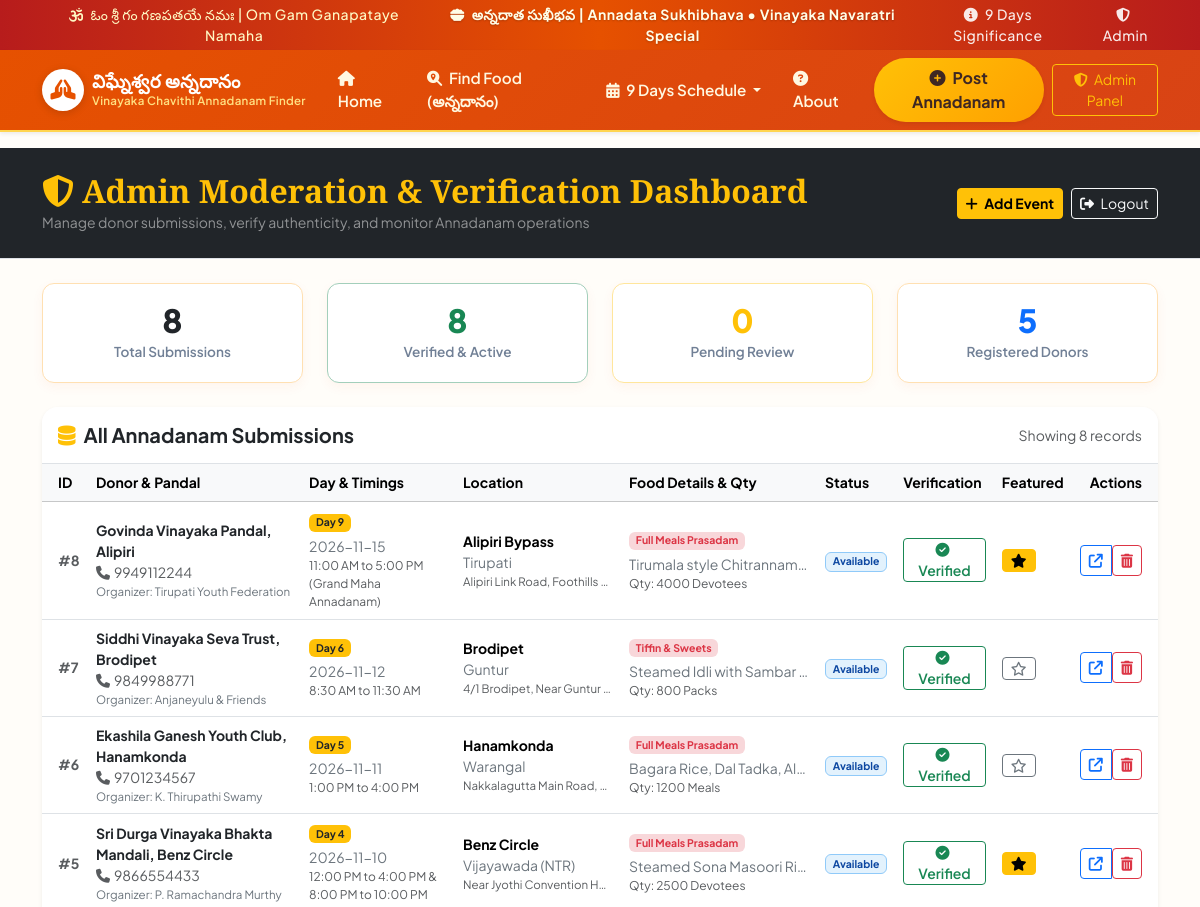
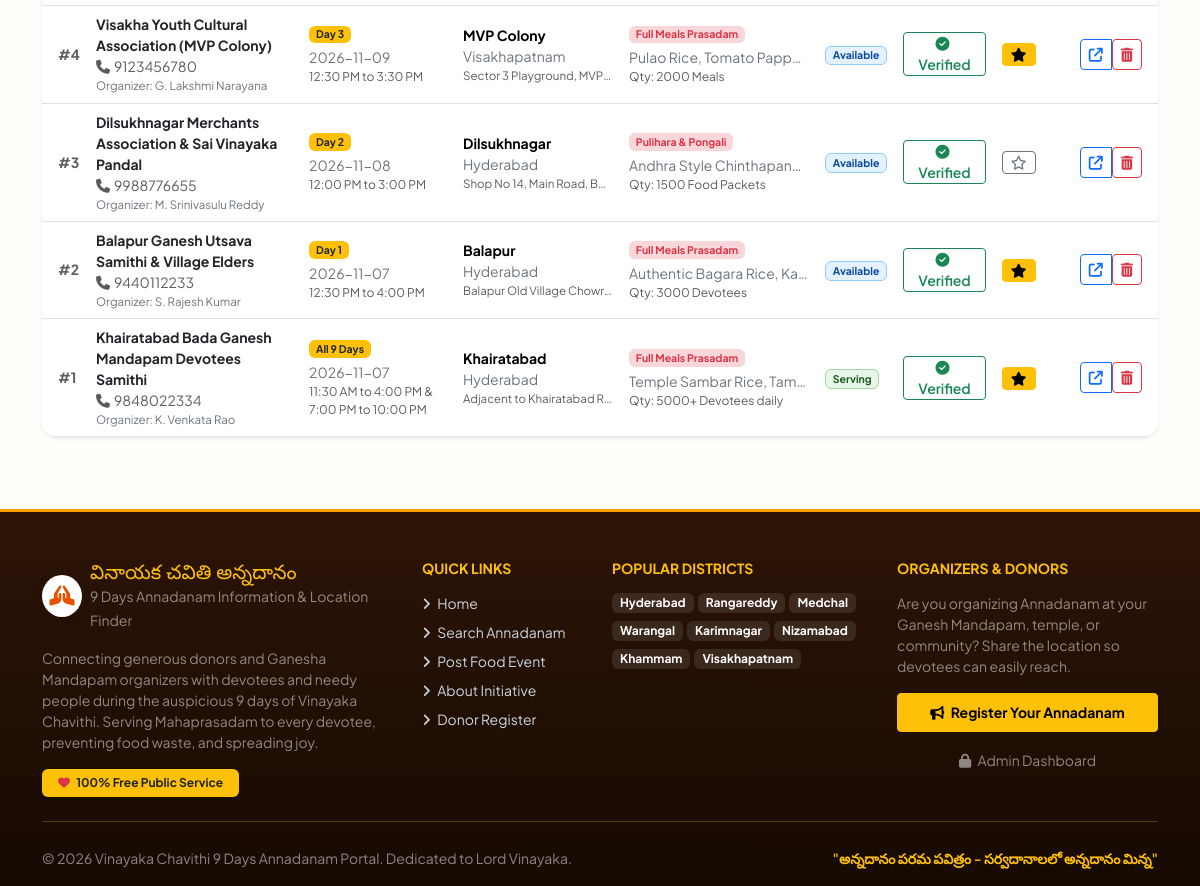
Screenshot of /admin/dashboard (signed in) with the database file from the repository (2 pictures, top to bottom).
### models.py (models this page shows, shortened)
class AnnadanamEvent(db.Model):
    __tablename__ = 'annadanam_events'
    id = db.Column(db.Integer, primary_key=True)
    donor_id = db.Column(db.Integer, db.ForeignKey('donors.id'), nullable=True)
    donor_name = db.Column(db.String(100), nullable=False)
    mobile_number = db.Column(db.String(15), nullable=False, index=True)
    whatsapp_number = db.Column(db.String(15), nullable=True)
    organization_pandal = db.Column(db.String(150), nullable=True) # e.g. "Balaji Nagar Ganesh Youth Club"
    food_category = db.Column(db.String(50), default="Full Meals Prasadam") # Full Meals, Pulihara & Pongali, Sweets, etc.
    food_details = db.Column(db.Text, nullable=False) # e.g. "Sambar Rice, Curd Rice, Bellam Pongali, Laddu, Banana"
    available_quantity = db.Column(db.String(100), nullable=False) # e.g. "500 Plates", "1000 Devotees", "Unlimited"
    special_notes = db.Column(db.String(255), nullable=True) # e.g. "Seating dining available, clean drinking water provided"
    festival_day = db.Column(db.String(20), nullable=False, default="Day 1") # Day 1 to Day 9 or All 9 Days
    event_date = db.Column(db.String(20), nullable=False) # YYYY-MM-DD
    distribution_timings = db.Column(db.String(100), nullable=False) # e.g. "12:30 PM - 3:30 PM & 7:30 PM - 9:30 PM"
    state = db.Column(db.String(50), default="Telangana")
    district = db.Column(db.String(100), nullable=False, index=True) # e.g. Hyderabad, Visakhapatnam, Vijayawada
    village_mandal = db.Column(db.String(100), nullable=False, index=True) # e.g. Dilsukhnagar, Gajuwaka, Benz Circle
    complete_address = db.Column(db.Text, nullable=False)
    landmark = db.Column(db.String(150), nullable=True)
    google_maps_url = db.Column(db.String(500), nullable=True)
    latitude = db.Column(db.Float, nullable=True)
    longitude = db.Column(db.Float, nullable=True)
    status = db.Column(db.String(30), default="Available") # Available, Serving Now, Exhausted, Completed
    is_verified = db.Column(db.Boolean, default=True) # Default True for instant visibility, can be toggled by Admin
    is_featured = db.Column(db.Boolean, default=False)
    views_count = db.Column(db.Integer, default=0)
    created_at = db.Column(db.DateTime, default=datetime.utcnow)
    updated_at = db.Column(db.DateTime, default=datetime.utcnow, onupdate=datetime.utcnow)

### app.py (the view)
@app.route('/admin/dashboard')
@admin_required
def admin_dashboard():
    total_events = AnnadanamEvent.query.count()
    verified_events = AnnadanamEvent.query.filter_by(is_verified=True).count()
    pending_events = AnnadanamEvent.query.filter_by(is_verified=False).count()
    total_donors = Donor.query.count()
    all_events = AnnadanamEvent.query.order_by(AnnadanamEvent.id.desc()).all()
    return render_template(
        'admin/dashboard.html',
        total_events=total_events,
        verified_events=verified_events,
        pending_events=pending_events,
        total_donors=total_donors,
        events=all_events
    )

### app.py (called while the page is built)
def admin_required(f):
    @wraps(f)
    def decorated_function(*args, **kwargs):
        if 'admin_id' not in session:
            flash('Please log in with admin credentials to access the admin dashboard.', 'warning')
            return redirect(url_for('admin_login', next=request.url))
        return f(*args, **kwargs)
    return decorated_function

### templates/admin/dashboard.html (shortened to what this page needs)
{% extends 'base.html' %}
{% block content %}
<div class="py-4 bg-dark text-white border-bottom">
    <div class="container">
        <div class="d-flex flex-wrap justify-content-between align-items-center gap-2">
            <div>
                <h2 class="cinzel-font fw-bold text-warning mb-0">
                    <i class="fa-solid fa-shield-halved me-2"></i>Admin Moderation & Verification Dashboard
                </h2>
                <span class="text-white-50 small">Manage donor submissions, verify authenticity, and monitor Annadanam operations</span>
            </div>
            <div class="d-flex gap-2">
                <a href="{{ url_for('submit_annadanam') }}" class="btn btn-warning btn-sm fw-bold">
                    <i class="fa-solid fa-plus me-1"></i> Add Event
                </a>
                <a href="{{ url_for('admin_logout') }}" class="btn btn-outline-light btn-sm">
                    <i class="fa-solid fa-right-from-bracket me-1"></i> Logout
                </a>
            </div>
        </div>
    </div>
</div>
<div class="container py-4">
    <div class="row g-4 mb-4">
        <div class="col-md-3">
            <div class="stat-box">
                <div class="stat-num text-dark">{{ total_events }}</div>
                <div class="stat-label">Total Submissions</div>
            </div>
        </div>
        <div class="col-md-3">
            <div class="stat-box border-success-subtle">
                <div class="stat-num text-success">{{ verified_events }}</div>
                <div class="stat-label">Verified & Active</div>
            </div>
        </div>
        <div class="col-md-3">
            <div class="stat-box border-warning-subtle">
                <div class="stat-num text-warning">{{ pending_events }}</div>
                <div class="stat-label">Pending Review</div>
            </div>
        </div>
        <div class="col-md-3">
            <div class="stat-box">
                <div class="stat-num text-primary">{{ total_donors }}</div>
                <div class="stat-label">Registered Donors</div>
            </div>
        </div>
    </div>
    <div class="card border-0 shadow-sm rounded-4 overflow-hidden">
        <div class="card-header bg-white py-3 d-flex justify-content-between align-items-center border-bottom">
            <h5 class="fw-bold mb-0 text-dark">
                <i class="fa-solid fa-database text-warning me-2"></i>All Annadanam Submissions
            </h5>
            <span class="small text-muted">Showing {{ events|length }} records</span>
        </div>
        <div class="card-body p-0">
            {% if events %}
            <div class="table-responsive">
                <table class="table table-hover align-middle mb-0 small">
                    <thead class="table-light text-secondary">
                        <tr>
                            <th class="ps-3">ID</th>
                            <th>Donor & Pandal</th>
                            <th>Day & Timings</th>
                            <th>Location</th>
                            <th>Food Details & Qty</th>
                            <th>Status</th>
                            <th>Verification</th>
                            <th>Featured</th>
                            <th class="text-end pe-3">Actions</th>
                        </tr>
                    </thead>
                    <tbody>
                        {% for ev in events %}
                        <tr>
                            <td class="ps-3 fw-bold text-muted">#{{ ev.id }}</td>
                            <td>
                                <strong class="text-dark d-block">{{ ev.organization_pandal or ev.donor_name }}</strong>
                                <span class="text-muted"><i class="fa-solid fa-phone me-1"></i>{{ ev.mobile_number }}</span>
                                {% if ev.donor_name != ev.organization_pandal %}
                                <div class="text-secondary" style="font-size: 0.72rem;">Organizer: {{ ev.donor_name }}</div>
                                {% endif %}
                            </td>
                            <td>
                                <span class="badge bg-warning text-dark mb-1">{{ ev.festival_day }}</span>
                                <div class="text-secondary">{{ ev.event_date }}</div>
                                <div class="text-muted" style="font-size: 0.75rem;">{{ ev.distribution_timings }}</div>
                            </td>
                            <td>
                                <strong class="d-block">{{ ev.village_mandal }}</strong>
                                <span class="text-secondary">{{ ev.district }}</span>
                                <div class="text-muted text-truncate" style="max-width: 150px; font-size: 0.72rem;">{{ ev.complete_address }}</div>
                            </td>
                            <td>
                                <span class="badge bg-danger-subtle text-danger mb-1">{{ ev.food_category }}</span>
                                <div class="text-truncate text-secondary" style="max-width: 180px;">{{ ev.food_details }}</div>
                                <div class="text-muted" style="font-size: 0.75rem;">Qty: {{ ev.available_quantity }}</div>
                            </td>
                            <td>
                                {% if ev.status == 'Serving Now' %}
                                <span class="badge badge-status-serving">Serving</span>
                                {% elif ev.status == 'Available' %}
                                <span class="badge badge-status-available">Available</span>
                                {% else %}
                                <span class="badge badge-status-exhausted">{{ ev.status }}</span>
                                {% endif %}
                            </td>
                            <td>
                                <form action="{{ url_for('admin_toggle_verify', event_id=ev.id) }}" method="POST">
                                    {% if ev.is_verified %}
                                    <button type="submit" class="btn btn-sm btn-outline-success py-0 px-2 fw-semibold" title="Click to Unverify">
                                        <i class="fa-solid fa-circle-check me-1"></i> Verified
                                    </button>
                                    {% else %}
                                    <button type="submit" class="btn btn-sm btn-outline-warning py-0 px-2 fw-semibold" title="Click to Approve">
                                        <i class="fa-solid fa-clock me-1"></i> Pending
                                    </button>
                                    {% endif %}
                                </form>
                            </td>
                            <td>
                                <form action="{{ url_for('admin_toggle_feature', event_id=ev.id) }}" method="POST">
                                    {% if ev.is_featured %}
                                    <button type="submit" class="btn btn-sm btn-warning py-0 px-2" title="Featured on Home">
                                        <i class="fa-solid fa-star"></i>
                                    </button>
                                    {% else %}
                                    <button type="submit" class="btn btn-sm btn-outline-secondary py-0 px-2" title="Mark as Featured">
                                        <i class="fa-regular fa-star"></i>
                                    </button>
                                    {% endif %}
                                </form>
                            </td>
                            <td class="text-end pe-3">
                                <div class="btn-group">
                                    <a href="{{ url_for('event_detail', event_id=ev.id) }}" target="_blank" class="btn btn-sm btn-outline-primary" title="View details">
                                        <i class="fa-solid fa-arrow-up-right-from-square"></i>
                                    </a>
                                    <form action="{{ url_for('admin_delete_event', event_id=ev.id) }}" method="POST" onsubmit="return confirm('Are you sure you want to delete Event #{{ ev.id }}?');" class="d-inline">
                                        <button type="submit" class="btn btn-sm btn-outline-danger" title="Delete">
                                            <i class="fa-solid fa-trash-can"></i>
                                        </button>
                                    </form>
                                </div>
                            </td>
                        </tr>
                        {% endfor %}
                    </tbody>
                </table>
            </div>
            {% else %}
            <div class="p-4 text-center text-muted">
                No events currently in the system.
            </div>
            {% endif %}
        </div>
    </div>
</div>
{% endblock %}

### static/css/style.css (style rules this page uses)
:root { --primary-saffron: #E65100; --primary-orange: #FF6F00; --primary-amber: #FFA000; --primary-gold: #FFD54F; --festive-crimson: #B71C1C; --festive-maroon: #4A148C; --dark-bg: #1A120B; --card-shadow: 0 8px 24px rgba(230, 81, 0, 0.08); --card-shadow-hover: 0 16px 32px rgba(230, 81, 0, 0.16); --border-radius: 12px; }
body { font-family: 'Plus Jakarta Sans', -apple-system, BlinkMacSystemFont, "Segoe UI", Roboto, sans-serif; background-color: #FFFDF9; color: #2D3748; overflow-x: hidden; }
.cinzel-font { font-family: 'Cinzel', serif; }
.badge-status-serving { background-color: #E8F5E9; color: #1B5E20; border: 1px solid #A5D6A7; font-weight: 700; }
.badge-status-available { background-color: #E3F2FD; color: #0D47A1; border: 1px solid #90CAF9; font-weight: 700; }
.stat-box { background: #FFF; border: 1px solid #FFE0B2; border-radius: var(--border-radius); padding: 1.25rem 1rem; text-align: center; box-shadow: 0 4px 12px rgba(230, 81, 0, 0.05); }
.stat-box .stat-num { font-size: 2rem; font-weight: 800; color: #E65100; line-height: 1; }
.stat-box .stat-label { font-size: 0.85rem; color: #718096; font-weight: 600; margin-top: 0.35rem; }

### rows the page displays
AnnadanamEvent: id "8", organization_pandal "Govinda Vinayaka Pandal, Alipiri", mobile_number "9949112244", donor_name "Tirupati Youth Federation", festival_day "Day 9", event_date "2026-11-15", distribution_timings "11:00 AM to 5:00 PM (Grand Maha Annadanam)", village_mandal "Alipiri Bypass", district "Tirupati", complete_address "Alipiri Link Road, Foothills…", food_category "Full Meals Prasadam", food_details "Tirumala style Chitrannam…", available_quantity "4000 Devotees", status "Available", is_verified True (drawn), is_featured True (drawn)
AnnadanamEvent: id "7", organization_pandal "Siddhi Vinayaka Seva Trust, Brodipet", mobile_number "9849988771", donor_name "Anjaneyulu & Friends", festival_day "Day 6", event_date "2026-11-12", distribution_timings "8:30 AM to 11:30 AM", village_mandal "Brodipet", district "Guntur", complete_address "4/1 Brodipet, Near Guntur…", food_category "Tiffin & Sweets", food_details "Steamed Idli with Sambar…", available_quantity "800 Packs", status "Available", is_verified True (drawn), is_featured False (drawn)
AnnadanamEvent: id "6", organization_pandal "Ekashila Ganesh Youth Club, Hanamkonda", mobile_number "9701234567", donor_name "K. Thirupathi Swamy", festival_day "Day 5", event_date "2026-11-11", distribution_timings "1:00 PM to 4:00 PM", village_mandal "Hanamkonda", district "Warangal", complete_address "Nakkalagutta Main Road,…", food_category "Full Meals Prasadam", food_details "Bagara Rice, Dal Tadka, Al…", available_quantity "1200 Meals", status "Available", is_verified True (drawn), is_featured False (drawn)
AnnadanamEvent: id "5", organization_pandal "Sri Durga Vinayaka Bhakta Mandali, Benz Circle", mobile_number "9866554433", donor_name "P. Ramachandra Murthy", festival_day "Day 4", event_date "2026-11-10", distribution_timings "12:00 PM to 4:00 PM & 8:00 PM to 10:00 PM", village_mandal "Benz Circle", district "Vijayawada (NTR)", complete_address "Near Jyothi Convention H…", food_category "Full Meals Prasadam", food_details "Steamed Sona Masoori Ri…", available_quantity "2500 Devotees", status "Available", is_verified True (drawn), is_featured True (drawn)
AnnadanamEvent: id "4", organization_pandal "Visakha Youth Cultural Association (MVP Colony)", mobile_number "9123456780", donor_name "G. Lakshmi Narayana", festival_day "Day 3", event_date "2026-11-09", distribution_timings "12:30 PM to 3:30 PM", village_mandal "MVP Colony", district "Visakhapatnam", complete_address "Sector 3 Playground, MVP…", food_category "Full Meals Prasadam", food_details "Pulao Rice, Tomato Papp…", available_quantity "2000 Meals", status "Available", is_verified True (drawn), is_featured True (drawn)
AnnadanamEvent: id "3", organization_pandal "Dilsukhnagar Merchants Association & Sai Vinayaka Pandal", mobile_number "9988776655", donor_name "M. Srinivasulu Reddy", festival_day "Day 2", event_date "2026-11-08", distribution_timings "12:00 PM to 3:00 PM", village_mandal "Dilsukhnagar", district "Hyderabad", complete_address "Shop No 14, Main Road, B…", food_category "Pulihara & Pongali", food_details "Andhra Style Chinthapan…", available_quantity "1500 Food Packets", status "Available", is_verified True (drawn), is_featured False (drawn)
AnnadanamEvent: id "2", organization_pandal "Balapur Ganesh Utsava Samithi & Village Elders", mobile_number "9440112233", donor_name "S. Rajesh Kumar", festival_day "Day 1", event_date "2026-11-07", distribution_timings "12:30 PM to 4:00 PM", village_mandal "Balapur", district "Hyderabad", complete_address "Balapur Old Village Chowr…", food_category "Full Meals Prasadam", food_details "Authentic Bagara Rice, Ka…", available_quantity "3000 Devotees", status "Available", is_verified True (drawn), is_featured True (drawn)
AnnadanamEvent: id "1", organization_pandal "Khairatabad Bada Ganesh Mandapam Devotees Samithi", mobile_number "9848022334", donor_name "K. Venkata Rao", festival_day "All 9 Days", event_date "2026-11-07", distribution_timings "11:30 AM to 4:00 PM & 7:00 PM to 10:00 PM", village_mandal "Khairatabad", district "Hyderabad", complete_address "Adjacent to Khairatabad R…", food_category "Full Meals Prasadam", food_details "Temple Sambar Rice, Tam…", available_quantity "5000+ Devotees daily", status "Serving", is_verified True (drawn), is_featured True (drawn)

### other values shown
{{ total_events }} "8"
{{ verified_events }} "8"
{{ pending_events }} "0"
{{ total_donors }} "5"
{{ events|length }} "8"
{{ dist }} "Hyderabad" "Rangareddy" "Medchal" "Warangal" "Karimnagar" "Nizamabad" "Khammam" "Visakhapatnam"
